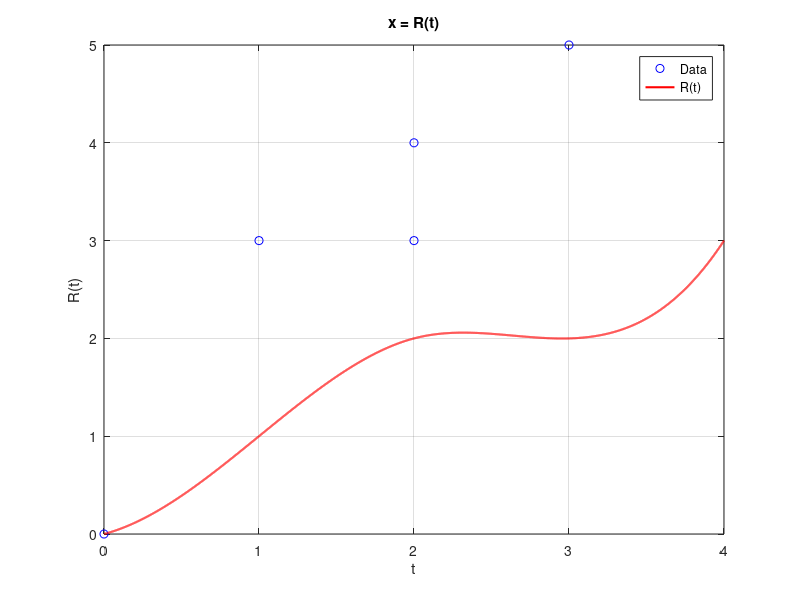
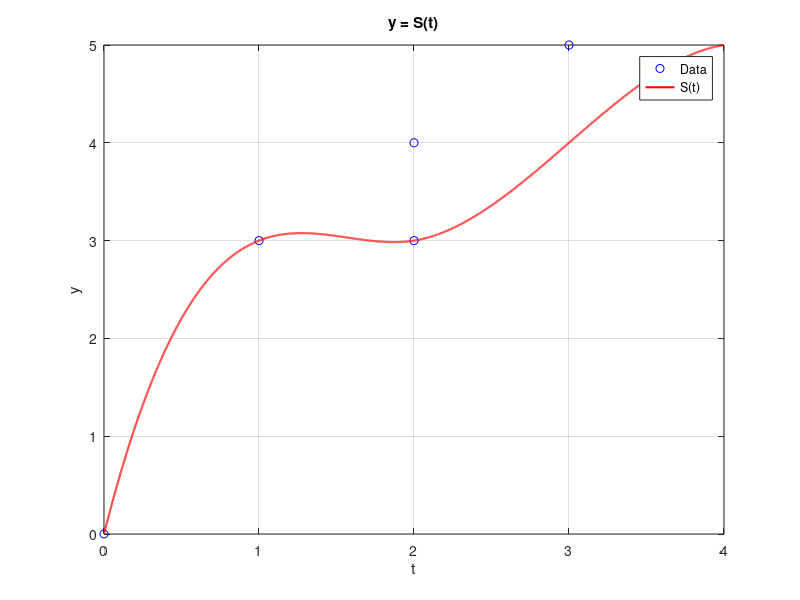
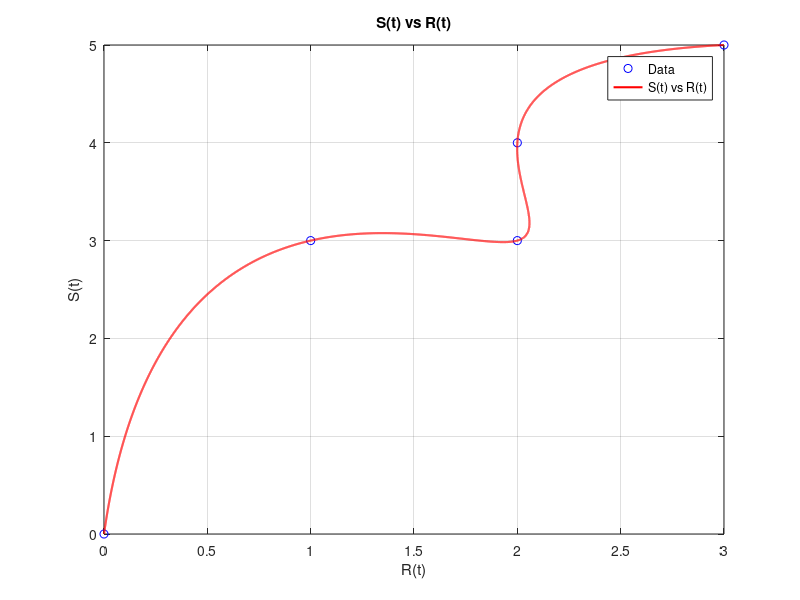
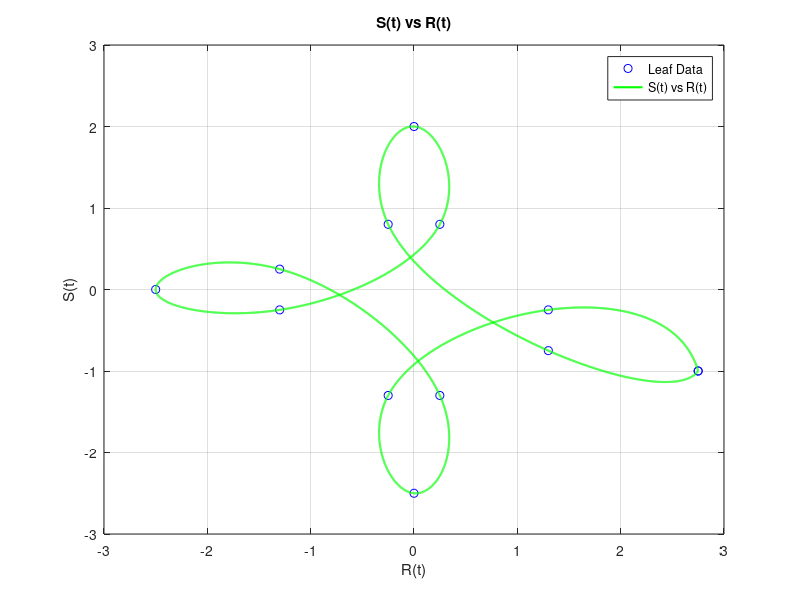

These charts were generated, in order, by the following MATLAB code: (Note: this script raises an error after producing the figures.)
function ca6()
% Part a
dataX = [0.0 1.0 2.0 2.0 3.0];
dataY = [0.0 3.0 3.0 4.0 5.0];
paramT = 0 : 1 : 4;
interpPoints = linspace(0, 4, 10000);
splineY = spline(paramT, dataX);
splineX = spline(paramT, dataY);
Interp_R = ppval(splineY, interpPoints);
Interp_S = ppval(splineX, interpPoints);
figure;
plot(dataX, dataY, 'bo', interpPoints, Interp_R, 'r', 'LineWidth', 1.5);
legend('Data', 'R(t)');title('x = R(t)');xlabel('t');ylabel('R(t)');grid on;
figure;
plot(dataX, dataY, 'bo', interpPoints, Interp_S, 'r', 'LineWidth', 1.5);
title('y = S(t)');xlabel('t');ylabel('y');legend('Data', 'S(t)');grid on;
figure;
plot(dataX, dataY, 'bo', Interp_R, Interp_S, 'r', 'LineWidth', 1.5);
legend('Data', 'S(t) vs R(t)');
title('S(t) vs R(t)');xlabel('R(t)');ylabel('S(t)');grid on;
% Part b
leafX = [2.75 1.3 -0.25 0.0 0.25 -1.3 -2.5 -1.3 0.25 0.0 -0.25 1.3 2.75];
leafY = [-1.0 -0.75 0.8 2.0 0.8 -0.25 0.0 0.25 -1.3 -2.5 -1.3 -0.25 -1.0];
paramT_b = -3 : 0.5 : 3;
interpPoints_b = linspace(-3, 3, 10000);
splineY_b = spline(paramT_b, leafX);
splineX_b = spline(paramT_b, leafY);
Interp_R_b = ppval(splineY_b, interpPoints_b);
Interp_S_b = ppval(splineX_b, interpPoints_b);
figure;
plot(leafX, leafY, 'bo', Interp_R_b, Interp_S_b, 'g', 'LineWidth', 1.5);
legend('Leaf Data', 'S(t) vs R(t)');
title('S(t) vs R(t)'); xlabel('R(t)'); ylabel('S(t)'); grid on;
% Part c
[list_A] = perspline(paramT_b, leafX);
[list_B] = perspline(paramT_b, leafY);
perspline(list_A, list_B);
% Part d
figure('position', get(0,'screensize')) % largest window possible
axes('position', [0 0 1 1])
axis square % make x,y-axes equal
%imshow('myimage.png') % display your drawing on-screen
[x,y] = ginput; % record mouse clicks until ’Enter’
close % get rid of huge window
save mydatafile.mat x y % save x,y data points to a file
t_param = linspace(0,1,length(x));
[list1] = perspline(t_param,x');
[list2] = perspline(t_param,y');
perspline(list1,list2);
hold on; plot(x,y,'sb','LineWidth',3); hold off;
end